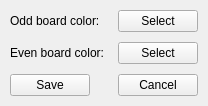
<?xml version="1.0" encoding="UTF-8"?>
<ui version="4.0">
 <class>settingsWindow</class>
 <widget class="QMainWindow" name="settingsWindow">
  <property name="enabled">
   <bool>true</bool>
  </property>
  <property name="sizePolicy">
   <sizepolicy hsizetype="Minimum" vsizetype="Minimum">
    <horstretch>0</horstretch>
    <verstretch>0</verstretch>
   </sizepolicy>
  </property>
  <property name="windowTitle">
   <string>MainWindow</string>
  </property>
  <widget class="QWidget" name="centralwidget">
   <property name="sizePolicy">
    <sizepolicy hsizetype="Preferred" vsizetype="Preferred">
     <horstretch>0</horstretch>
     <verstretch>0</verstretch>
    </sizepolicy>
   </property>
   <layout class="QFormLayout" name="formLayout">
    <property name="sizeConstraint">
     <enum>QLayout::SetDefaultConstraint</enum>
    </property>
    <property name="fieldGrowthPolicy">
     <enum>QFormLayout::ExpandingFieldsGrow</enum>
    </property>
    <property name="horizontalSpacing">
     <number>10</number>
    </property>
    <property name="verticalSpacing">
     <number>10</number>
    </property>
    <property name="leftMargin">
     <number>10</number>
    </property>
    <property name="topMargin">
     <number>10</number>
    </property>
    <property name="rightMargin">
     <number>10</number>
    </property>
    <property name="bottomMargin">
     <number>10</number>
    </property>
    <item row="1" column="0">
     <widget class="QLabel" name="oddColorLabel">
      <property name="sizePolicy">
       <sizepolicy hsizetype="Preferred" vsizetype="Expanding">
        <horstretch>0</horstretch>
        <verstretch>0</verstretch>
       </sizepolicy>
      </property>
      <property name="text">
       <string>Odd board color: </string>
      </property>
     </widget>
    </item>
    <item row="4" column="0">
     <widget class="QLabel" name="evenColorLabel">
      <property name="sizePolicy">
       <sizepolicy hsizetype="Preferred" vsizetype="Expanding">
        <horstretch>0</horstretch>
        <verstretch>0</verstretch>
       </sizepolicy>
      </property>
      <property name="text">
       <string>Even board color: </string>
      </property>
     </widget>
    </item>
    <item row="8" column="0">
     <widget class="QPushButton" name="saveButton">
      <property name="sizePolicy">
       <sizepolicy hsizetype="Preferred" vsizetype="Expanding">
        <horstretch>0</horstretch>
        <verstretch>0</verstretch>
       </sizepolicy>
      </property>
      <property name="text">
       <string>Save</string>
      </property>
     </widget>
    </item>
    <item row="8" column="1">
     <widget class="QPushButton" name="cancelBUtton">
      <property name="sizePolicy">
       <sizepolicy hsizetype="Preferred" vsizetype="Expanding">
        <horstretch>0</horstretch>
        <verstretch>0</verstretch>
       </sizepolicy>
      </property>
      <property name="text">
       <string>Cancel</string>
      </property>
     </widget>
    </item>
    <item row="1" column="1">
     <widget class="QPushButton" name="selectOddColorButton">
      <property name="sizePolicy">
       <sizepolicy hsizetype="Preferred" vsizetype="Expanding">
        <horstretch>0</horstretch>
        <verstretch>0</verstretch>
       </sizepolicy>
      </property>
      <property name="text">
       <string>Select</string>
      </property>
     </widget>
    </item>
    <item row="4" column="1">
     <widget class="QPushButton" name="selectEvenColorButton">
      <property name="sizePolicy">
       <sizepolicy hsizetype="Preferred" vsizetype="Expanding">
        <horstretch>0</horstretch>
        <verstretch>0</verstretch>
       </sizepolicy>
      </property>
      <property name="text">
       <string>Select</string>
      </property>
     </widget>
    </item>
   </layout>
  </widget>
 </widget>
 <resources/>
 <connections>
  <connection>
   <sender>cancelBUtton</sender>
   <signal>clicked()</signal>
   <receiver>settingsWindow</receiver>
   <slot>close()</slot>
   <hints>
    <hint type="sourcelabel">
     <x>178</x>
     <y>167</y>
    </hint>
    <hint type="destinationlabel">
     <x>217</x>
     <y>170</y>
    </hint>
   </hints>
  </connection>
 </connections>
</ui>
